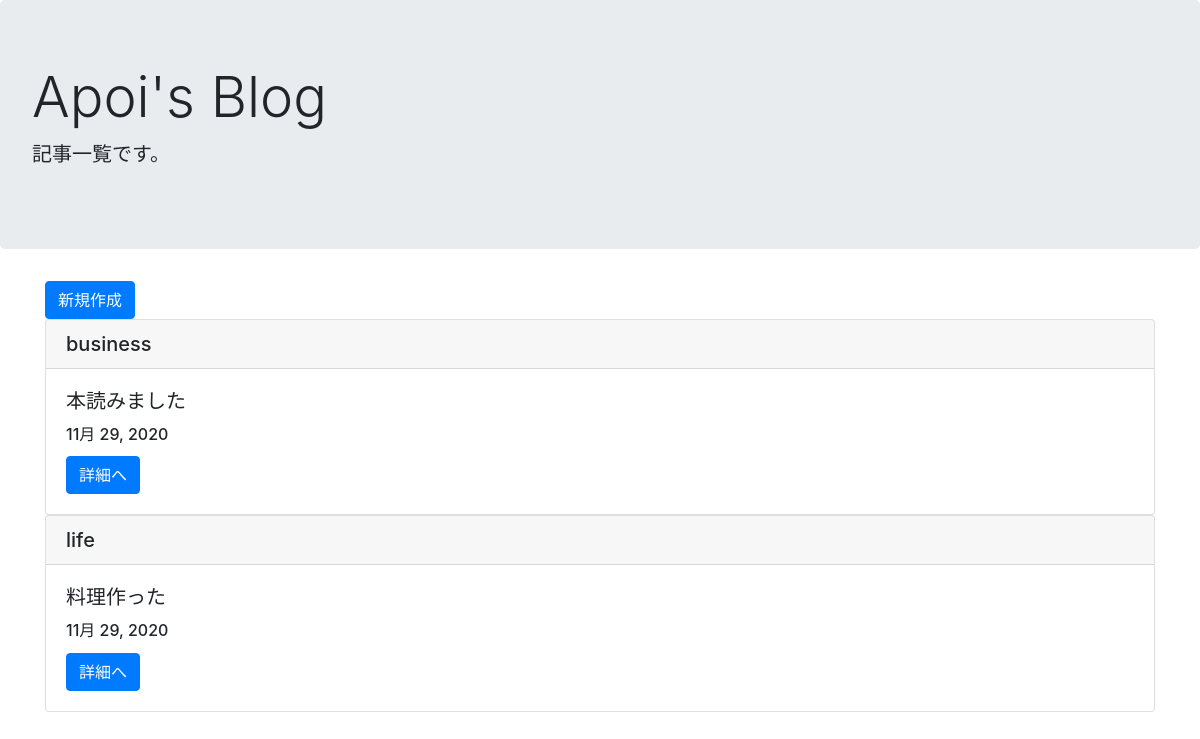
The page /list/ on the database as committed earlier.
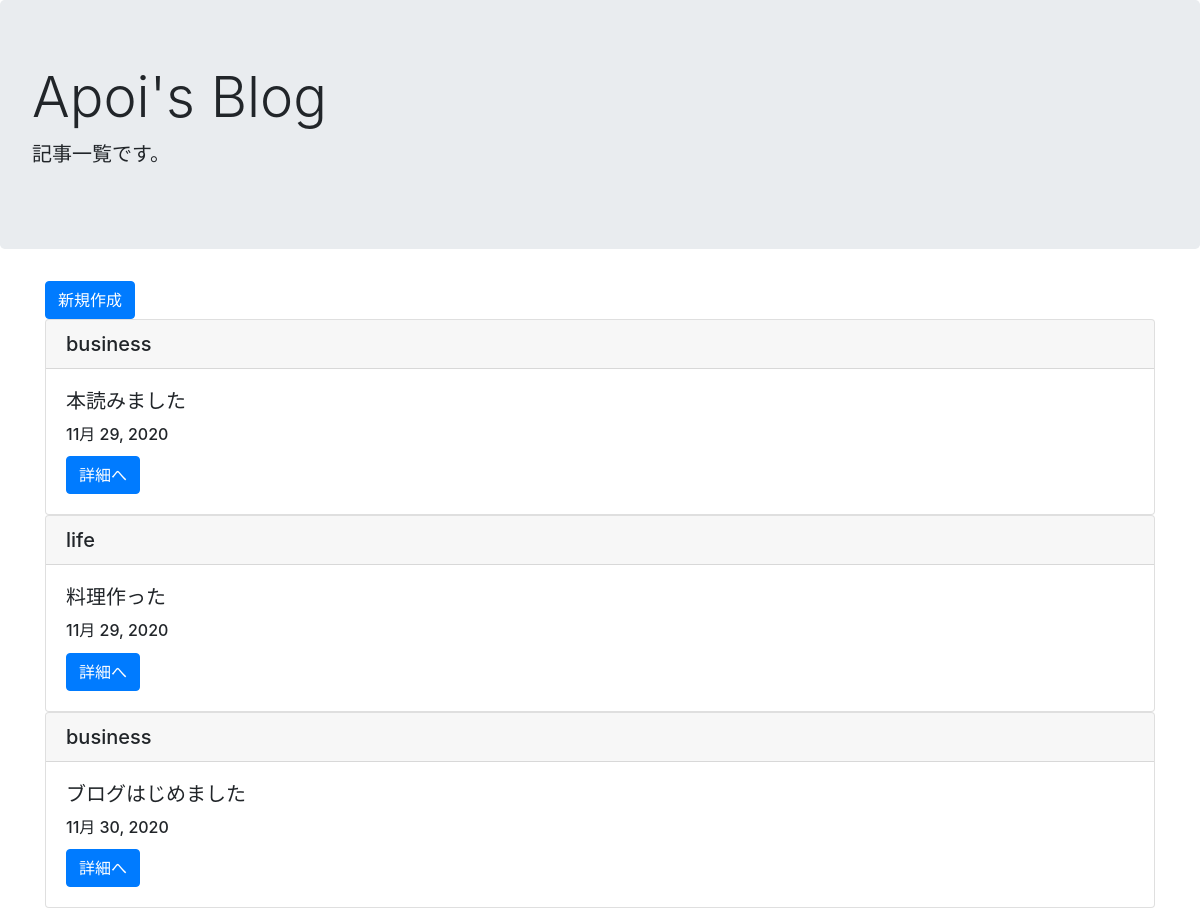
The same page on the database as committed later.
### blogpost/models.py (models this page shows, shortened)
class BlogModel(models.Model):
    title = models.CharField(max_length=255)
    content = models.TextField()
    postdate = models.DateField(auto_now_add=True)
    category = models.CharField(max_length=50, choices=CATEGORY)

### blogpost/views.py (the view)
# urls.py: path('list/', BlogListView.as_view(), name='list'),
class BlogListView(ListView):
    template_name = 'list.html'
    model = BlogModel

### templates/list.html
{% extends 'base.html' %}
{% block header %}
    <div class="jumbotron">
        <h1 class="display-4">Apoi's Blog</h1>
        <p class="lead">記事一覧です。</p>
    </div>
{% endblock %}
{% block content %}
<div class="container">
    <a href="{% url 'create' %}" class="btn btn-primary">新規作成</a><br>
    {% for item in object_list %}
        <div class="card">
            <h5 class="card-header">{{ item.category }}</h5>
            <div class="card-body">
                <h5 class="card-title">{{ item.title }}</h5>
                <h6 class="card-title">{{ item.postdate }}</h6>
                <a href="{% url 'detail' item.pk %}" class="btn btn-primary">詳細へ</a>
            </div>
        </div>
{% endfor %}
</div>
{% endblock %}

Rows that differ between the two databases and show on the page:
added BlogModel: category "business", title "ブログはじめました", postdate "11月 30, 2020"
